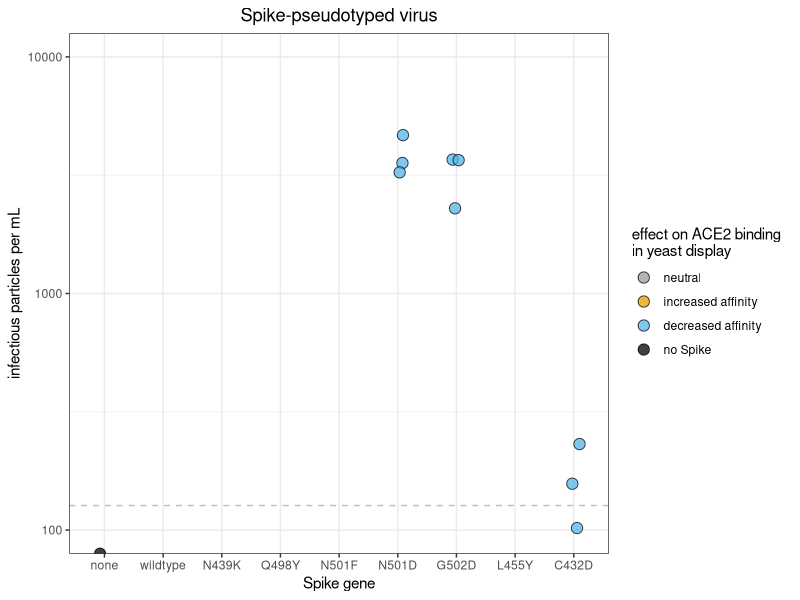
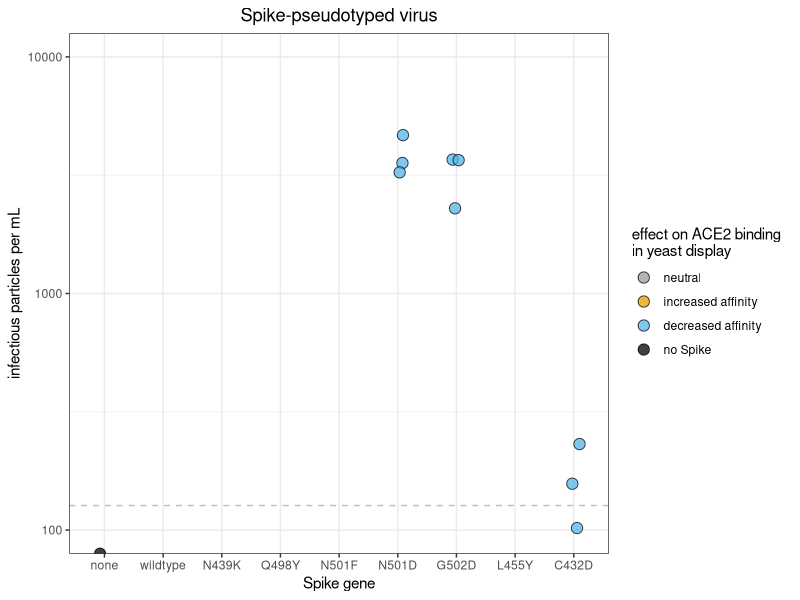

Recreate these plots in R, in order.
## ---- chunk 1
require("knitr")
knitr::opts_chunk$set(echo = T)
knitr::opts_chunk$set(dev.args = list(png = list(type = "cairo")))
#list of packages to install/load
packages = c("ggplot2", "data.table", "tidyverse", "dplyr", "broom", "gridExtra")
#install any packages not already installed
installed_packages <- packages %in% rownames(installed.packages())
if(any(installed_packages == F)){
  install.packages(packages[!installed_packages])
}
#load packages
invisible(lapply(packages, library, character.only=T))
#make results directory
if(!file.exists("results")){
 dir.create(file.path("results"))
}
## ---- chunk 2
# The palette with grey:
cbPalette <- c("#999999", "#E69F00", "#56B4E9", "#009E73", "#F0E442", 
               "#0072B2", "#D55E00", "#CC79A7")
# The palette with black
cbbPalette <- c("#000000", "#E69F00", "#56B4E9", "#009E73", "#F0E442", 
                "#0072B2", "#D55E00", "#CC79A7")
## ---- chunk 3
dt <- read.csv(file="pseudovirus_titers.csv", stringsAsFactors=F)
head(dt)
## ---- chunk 4
dt <- dt %>% mutate(genotype = factor(genotype, 
                                levels=c("none", "VSV_G", "wildtype", 
                                         "N439K", "Q498Y", "N501F", 
                                         "N501D", "G502D", "L455Y", "C432D")),
              uL_virus = factor(uL_virus),
              yeast_display = factor(expectation,
                                   levels=c("neutral", "beneficial", "deleterious", "none"))
              )

ggplot(dt %>%
         filter(uL_virus == "50" | genotype=="none")
       ,
       aes(genotype, virus_per_mL_stringent)
       ) +
  geom_point(size=3.5, 
             alpha=0.75, 
             shape=21,
             color="black", 
             position=position_jitter(width = 0.1, height = 0, seed = 0), 
             aes(fill=yeast_display)) +
  geom_hline(yintercept=127, color="grey", linetype="dashed") + #Limit of detection
  scale_y_log10(lim=c(1e2, 1e4)) +
  xlab("Spike gene") +
  ylab("infectious particles per mL") +
  theme_bw()  +
  scale_fill_manual(name="effect on ACE2 binding \nin yeast display",
                         breaks=c("neutral", "beneficial", "deleterious", "none"),
                         labels=c("neutral", "increased affinity", "decreased affinity", "no Spike"),
                      values=c(cbPalette[1:3], "black")) +
  ggtitle("Spike-pseudotyped virus") +
  theme(plot.title = element_text(hjust = 0.5))

ggsave(
  "./results/stringent_titers.pdf",
  scale = 1,
  width = 8,
  height = 4
)
